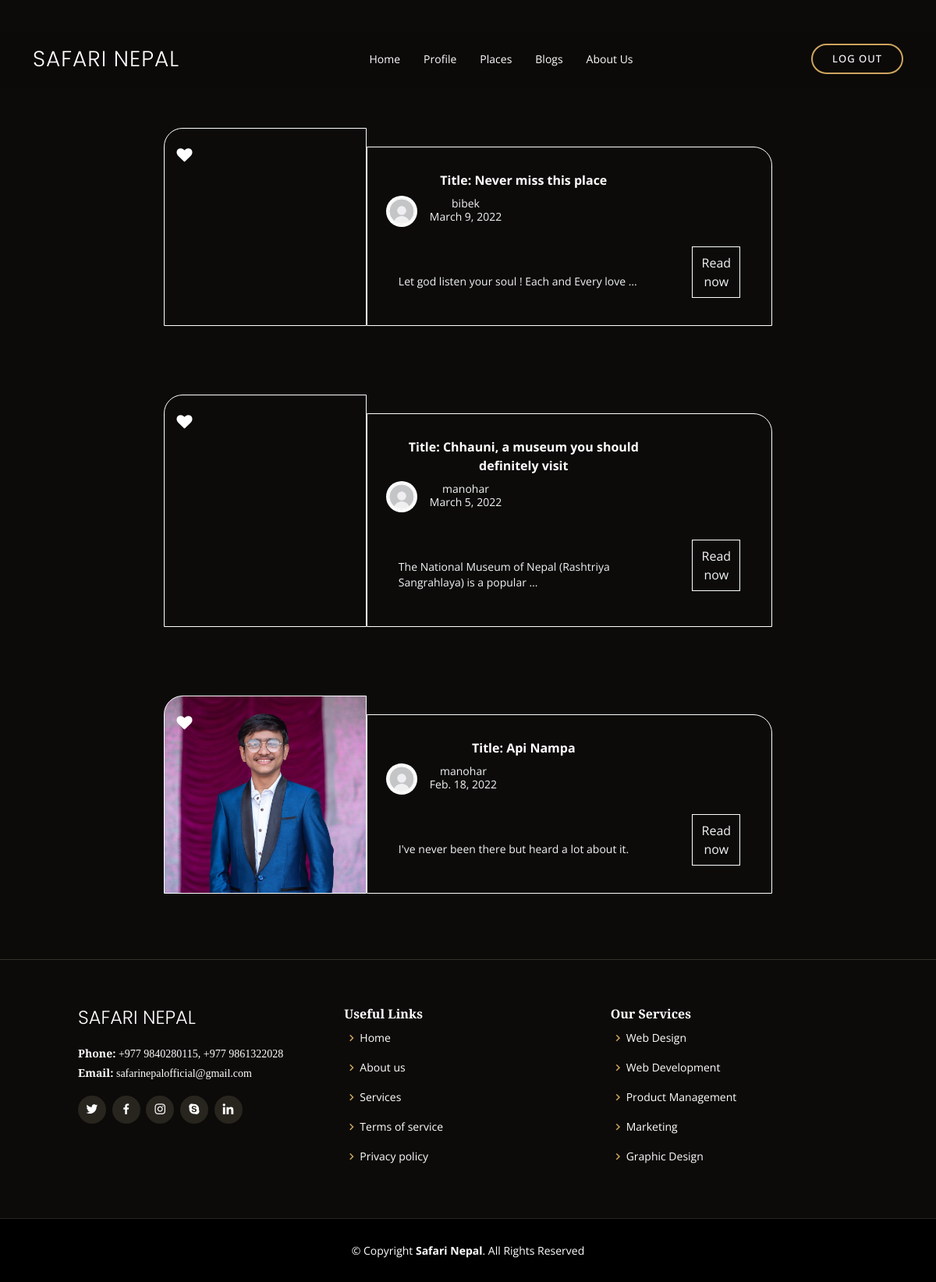
The app's page /mainpage/blogs/ (signed in) with its own data.
### blog/models.py (models this page shows, shortened)
class Blog(models.Model):
    title=models.CharField(max_length=50, blank=False, null = False )
    author=models.ForeignKey( User , on_delete=models.CASCADE)
    description=models.TextField(blank= False, null=False)
    thumbnail=models.ImageField(upload_to=th_file_name , null=False )
    created_date=models.DateField(auto_now_add=True)
    related_place=models.ForeignKey(Places,on_delete=models.CASCADE)
    class Meta:
        ordering=['-created_date']

### registration/models.py (models this page shows, shortened)
class Profile(models.Model):
    middle_name= models.CharField(max_length=20,null=True,blank=True)
    sex=models.CharField(max_length=10,choices=[('MALE','MALE'),('FEMALE','FEMALE')])
    age=models.IntegerField(null=False,blank=False)
    phone_number=models.CharField(max_length=15, blank=False, null = False)
    nationality=models.CharField(max_length=20,null=False,blank=False)
    user= models.OneToOneField(User,on_delete=models.CASCADE)
    profile_pic=models.ImageField(default = 'defaultpp.jpg', upload_to=content_file_name)

### blog/views.py (the view)
# urls.py: path('',views.bloglistview.as_view(), name='bloglist'),
@method_decorator(login_required, name='dispatch')
class bloglistview(generic.ListView):
    model= Blog
    template_name= 'blog/blog_list.html'

### blog/templates/blog/blog_list.html (shortened to what this page needs)
{% extends "main.html" %}
{% load static %}
{% block myblock %}
<script src="https://cdn.tailwindcss.com"></script>
{% endblock myblock %}
{% block content %}
  {% if object_list %}
 <section style="padding-top:100px;">
    {% for blog in object_list %}
     <div  data-aos="fade-up">
        <div class="container mt-10 mx-auto p-4 md:p-0 relative hover:scale-105 transition duration-500">
          <div class="flex flex-wrap w-full lg:w-4/5 mx-auto">
            <div class="bg-cover rounded-tl-3xl bg-bottom border border-white w-full md:w-1/3 h-64 md:h-auto relative hover:opacity-90 transition duration-100" style="background-image:url('{{blog.thumbnail.url}}')">
              <div class="absolute text-xl">
                <i class="fa fa-heart text-white hover:text-red-light ml-4 mt-4 cursor-pointer"></i>
              </div>
            </div>
            <div class="myclass w-full md:w-2/3">
              <div class="h-full mx-auto px-6 md:px-0 md:pt-6 md:-ml-6 relative ">
                <div class="bg-inherit border border-white lg:h-full p-6 -mt-6 md:mt-0 relative mb-4 md:mb-0 flex flex-wrap md:flex-wrap items-center rounded-tr-3xl">
                  <div class="w-full lg:w-3/4 lg:border-right lg:border-solid text-center md:text-left">
                    <strong style="color: white;">Title: {{blog.title}}</strong>
                    <div class="flex items-center py-2">
                      <img class="w-10 h-10 rounded-full mr-4" src="{{blog.author.profile.profile_pic.url}}" alt="Avatar of Writer">
                      <div class="text-sm">
                        <p class="text-gray-100 leading-none">{{blog.author.username}}</p>
                        <p class="text-gray-100">{{blog.created_date}}</p>
                      </div>
                    </div>
                  </div>
                  <div class="w-full lg:w-4/5 lg:px-4 lg:py-4">
                    <p class="text-md mt-4 lg:mt-0 text-justify md:text-left text-sm text-gray-100">
                   {{blog.description | truncatewords:10 }}
                    </p>
                  </div>
                  <div class="w-full lg:w-1/5 mt-6 lg:mt-0 lg:px-4 text-center">
                    <a href="{% url 'blogview' blog.id %}">  <button class="bg-none hover:bg-gray-300 border border-white w-1/3 lg:w-full   py-2 text-gray-100 hover:text-gray-900 transition duration-100">Read now</button>  </a>
                  </div>
                </div>
              </div>
            </div>
          </div>
        </div>
    </div>
    {% endfor %}
  </section>
  {% else %}
    <p>There are no blogs.</p>
  {% endif %}
{% endblock %}

### static/assets/css/style.css (style rules this page uses)
body { font-family: "Open Sans", sans-serif; background: #0c0b09; color: #fff; }
a { color: #cda45e; text-decoration: none; }
section { padding: 60px 0; overflow: hidden; }

### blog/templates/blog/blog_list.html (style rules this page uses)
.myclass { background-color: none; }

### records on screen
Blog: title "Never miss this place", author.profile.profile_pic (placeholder picture), author.username "bibek", created_date "March 9, 2022", description "Let god listen your soul ! Each and Every love …"
Blog: title "Chhauni, a museum you should definitely visit", author.profile.profile_pic (picture), author.username "manohar", created_date "March 5, 2022", description "The National Museum of Nepal (Rashtriya Sangrahlaya) is a popular …"
Blog: thumbnail (picture), title "Api Nampa", author.profile.profile_pic (picture), author.username "manohar", created_date "Feb. 18, 2022", description "I've never been there but heard a lot about it."
